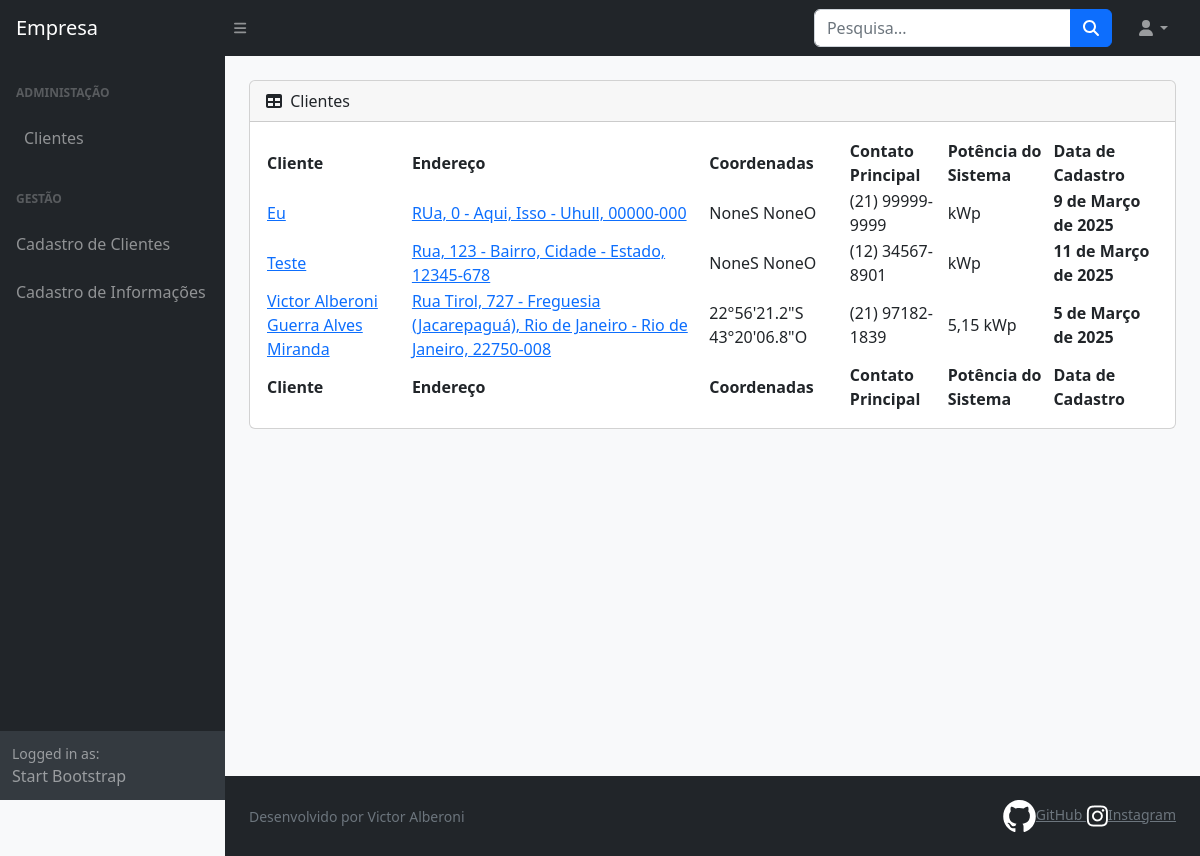
Screenshot of /clientes with the database file from the repository.
### clientes/models.py (models this page shows, shortened)
class Cliente(models.Model):
    TYPE = (
        ('PJ','Pessoa Jurídica'),
        ('PF','Pessoa Fisica')
        )
    name = models.CharField(max_length=100,null=False,blank=False,verbose_name='Cliente')
    doc = models.CharField(max_length=14,unique=True,verbose_name='CPF/CNPJ')
    type_pf_pj = models.CharField(max_length=2, choices=TYPE, null=False,blank=False, default='PF',verbose_name='Tipo de Cliente')
    email = models.EmailField(max_length=200,blank=False,null=False,verbose_name='Email')
    phone1 = models.CharField(max_length=11,null=False,blank=False,verbose_name='Contato 1')
    phone2 = models.CharField(max_length=11,null=True,blank=True,verbose_name='Contato 2')
    coord_s = models.CharField(default='', max_length=11, verbose_name='Coordenada Sul', null=True, blank=True)
    coord_w = models.CharField(default='', max_length=11, verbose_name='Coordenada Oeste', null=True, blank=True)
    street = models.CharField(max_length=100,blank=False,null=False,verbose_name='Logradouro',default='-')
    street_number = models.CharField(max_length=100,blank=False,null=False,verbose_name='Numero',default='-')
    city = models.CharField(max_length=100,blank=True,null=True,verbose_name='Cidade')
    state = models.CharField(max_length=100,blank=True,null=True,verbose_name='Estado')
    postal_code = models.CharField(max_length=8,blank=False,null=False,verbose_name='CEP',default='-')
    bairro = models.CharField(max_length=100,blank=True,null=True,verbose_name='Bairro')
    register_date = models.DateField(default=datetime.now,blank=False,verbose_name='Data de Cadastro')
    class Meta:
        verbose_name_plural='Clientes'
    def format_postal(self,number):
        if not number:
            return ''
        digits = ''.join(filter(str.isdigit,number))
        if len(digits) == 8:
            return format_html('{}-{}',digits[:5],digits[5:])
        return number
    def format_coord(self):
        return f'{self.coord_s}S {self.coord_w}O'
    def format_endereco(self):
        return f'{self.street}, {self.street_number} - {self.bairro}, {self.city} - {self.state}, {self.format_postal(self.postal_code)}'

### calculosolar/models.py (models this page shows, shortened)
class CalculoPotenciaGeracao(models.Model):
    cliente = models.ForeignKey(Cliente, on_delete=models.CASCADE)
    consumo = models.ForeignKey(CalculoSolar,on_delete=models.CASCADE, verbose_name='Consumo Base')
    irradi = models.ForeignKey(CalculoIrradianciaSolar,on_delete=models.CASCADE,verbose_name='Irradiação Solar')
    rendimento = models.IntegerField(default=100,null=False,blank=False,verbose_name='Eficiência do Sistema %')
    @property
    def calculogeracao(self):
        pger = ((self.consumo.media_consumo) + (self.consumo.soma_potencia_adicional))*1/(30*(self.irradi.media_irradiancia)*(self.rendimento/100))
        return pger
    class Meta:
        verbose_name = 'Potência de Geração Necessária '
        verbose_name_plural = 'Potências de Geração Necessárias'

class CalculoSolar(models.Model):
    cliente = models.ForeignKey(Cliente, on_delete=models.CASCADE)
    cons_jan = models.IntegerField(default=0,verbose_name='Consumo (kWh) Janeiro',null=False,blank=False)
    cons_fev = models.IntegerField(default=0,verbose_name='Consumo (kWh) Fevereiro',null=False,blank=False)
    cons_mar = models.IntegerField(default=0,verbose_name='Consumo (kWh) Março',null=False,blank=False)
    cons_abr = models.IntegerField(default=0,verbose_name='Consumo (kWh) Abril',null=False,blank=False)
    cons_mai = models.IntegerField(default=0,verbose_name='Consumo (kWh) Maio',null=False,blank=False)
    cons_jun = models.IntegerField(default=0,verbose_name='Consumo (kWh) Junho',null=False,blank=False)
    cons_jul = models.IntegerField(default=0,verbose_name='Consumo (kWh) Julho',null=False,blank=False)
    cons_ago = models.IntegerField(default=0,verbose_name='Consumo (kWh) Agosto',null=False,blank=False)
    cons_set = models.IntegerField(default=0,verbose_name='Consumo (kWh) Setembro',null=False,blank=False)
    cons_out = models.IntegerField(default=0,verbose_name='Consumo (kWh) Outubro',null=False,blank=False)
    cons_nov = models.IntegerField(default=0,verbose_name='Consumo (kWh) Novembro',null=False,blank=False)
    cons_dez = models.IntegerField(default=0,verbose_name='Consumo (kWh) Dezembro',null=False,blank=False)
    @property
    def soma_potencia_adicional(self):
        return sum(item.calculopotadicional for item in self.adicaopotenciakwhmes_set.all())
    @property
    def media_consumo(self):
        meses = [
            self.cons_jan,self.cons_fev,self.cons_mar,
            self.cons_abr,self.cons_mai,self.cons_jun,
            self.cons_jul,self.cons_ago,self.cons_set,
            self.cons_out,self.cons_nov,self.cons_dez
        ]
        return sum(meses)/12 if all(meses) else 0
    class Meta:
        verbose_name = 'Consumo Médio'
        verbose_name_plural = 'Consumos Médios'

class AdicaoPotenciaKWHMes(models.Model): #adiciona a potencia ao consumo médio
    cliente = models.ForeignKey(CalculoSolar,on_delete=models.CASCADE)
    equipamento = models.CharField(verbose_name='Equipamento',default='',null=True,blank=True,max_length=100)
    consumo = models.FloatField(verbose_name='Consumo (kWh/mes)',null=True,blank=True)
    horas = models.FloatField(verbose_name='Horas de Uso por dia',null=True,blank=True)
    minutos = models.FloatField(verbose_name='Minutos de Uso por dia',null=True,blank=True)
    dias = models.FloatField(verbose_name='Dias uso mês',null=True,blank=True)
    @property
    def calculopotadicional(self):
        if None in (self.consumo, self.dias):
            return 0
        elif self.horas == None:
            potadicional = self.consumo*(self.dias/30)*(self.minutos/60)
            return potadicional
        elif self.minutos == None:
            potadicional = self.consumo*(self.dias/30)*(self.horas)
            return potadicional
        else:
            potadicional = self.consumo*(self.dias/30)*(self.horas+(self.minutos/60))
            return potadicional
    class Meta:
        verbose_name = 'Adição de consumo por kWh/mes do equipamento'
        verbose_name_plural = 'Adições de consumo por kWh/mes dos equipamentos'

class CalculoIrradianciaSolar(models.Model):
    estado = models.CharField(default='',max_length=200,null=False,blank=False)
    cidade = models.CharField(default='',max_length=200,null=False,blank=False)
    bairro = models.CharField(default='',max_length=200,null=False,blank=False)
    irradi_jan = models.FloatField(default=0,verbose_name='Irradiancia Janeiro',null=False,blank=False)
    irradi_fev = models.FloatField(default=0,verbose_name='Irradiancia Fevereiro',null=False,blank=False)
    irradi_mar = models.FloatField(default=0,verbose_name='Irradiancia Março',null=False,blank=False)
    irradi_abr = models.FloatField(default=0,verbose_name='Irradiancia Abril',null=False,blank=False)
    irradi_mai = models.FloatField(default=0,verbose_name='Irradiancia Maio',null=False,blank=False)
    irradi_jun = models.FloatField(default=0,verbose_name='Irradiancia Junho',null=False,blank=False)
    irradi_jul = models.FloatField(default=0,verbose_name='Irradiancia Julho',null=False,blank=False)
    irradi_ago = models.FloatField(default=0,verbose_name='Irradiancia Agosto',null=False,blank=False)
    irradi_set = models.FloatField(default=0,verbose_name='Irradiancia Setembro',null=False,blank=False)
    irradi_out = models.FloatField(default=0,verbose_name='Irradiancia Outubro',null=False,blank=False)
    irradi_nov = models.FloatField(default=0,verbose_name='Irradiancia Novembro',null=False,blank=False)
    irradi_dez = models.FloatField(default=0,verbose_name='Irradiancia Dezembro',null=False,blank=False)
    @property
    def media_irradiancia(self):
        meses = [
            self.irradi_jan,self.irradi_fev,self.irradi_mar,
            self.irradi_abr,self.irradi_mai,self.irradi_jun,
            self.irradi_jul,self.irradi_ago,self.irradi_set,
            self.irradi_out,self.irradi_nov,self.irradi_dez
        ]
        return sum(meses)/12 if all(meses) else 0
    class Meta:
        verbose_name = 'Irradiancia Média'
        verbose_name_plural = 'Irradiancias Médias'

### clientes/views.py (the view)
# urls.py: path('clientes',clientes,name='clientes'),
def clientes(request):
    clientes = Cliente.objects.order_by('name')
    pger = {
        calculo.cliente_id: calculo for calculo in CalculoPotenciaGeracao.objects.select_related('cliente')
    }
    return render(request,'clientes/clientes.html',{'cards':clientes,'pger':pger})

### clientes/templatetags/phone_format.py (called while the page is built)
@register.filter
def format_phone(phone):
    phone_str = str(phone)
    if len(phone_str) == 11:
        return f"({phone_str[:2]}) {phone_str[2:7]}-{phone_str[7:]}"
    elif len(phone_str) == 10:
        return f"({phone_str[:2]}) {phone_str[2:6]}-{phone_str[6:]}"
    return phone_str

@register.filter
def get_item(dictionary, key):
    return dictionary.get(key)

### templates/clientes/clientes.html
{% extends 'shared/base.html' %}
{% load static %}
{% load phone_format %}
{% block content %}
<head>
</head>
<div class="card mb-4">
    <div class="card-header">
        <i class="fas fa-table me-1"></i>
        Clientes
    </div>
    <div class="card-body">
        <table id="datatablesSimple">
            <thead>
                <tr>
                    <th>Cliente</th>
                    <th>Endereço</th>
                    <th>Coordenadas</th>
                    <th>Contato Principal</th>
                    <th>Potência do Sistema</th>
                    <th>Data de Cadastro</th>
                </tr>
            </thead>
            <tfoot>
                <tr>
                    <th>Cliente</th>
                    <th>Endereço</th>
                    <th>Coordenadas</th>
                    <th>Contato Principal</th>
                    <th>Potência do Sistema</th>
                    <th>Data de Cadastro</th>
                </tr>
            </tfoot>
            <tbody>
                {% if cards %}
                {% for cliente in cards %}
                <tr>
                    <td><a href="{% url 'cliente' cliente.id %}">{{ cliente.name }}</a></td>
                    <td><a href="{% url 'cliente' cliente.id %}">{{ cliente.format_endereco }}</a></td>
                    <td>{{ cliente.format_coord }}</td>
                    <td>{{ cliente.phone1|format_phone }}</td>
                    {% if pger %}
                    {% with pot=pger|get_item:cliente.id %}
                    <td>{{ pot.calculogeracao|floatformat:2 }} kWp</td>
                    {% endwith %}
                    {% else %}
                    <td> - kWp</td>
                    {% endif %}
                    <th>{{ cliente.register_date }}</th>
                </tr>
                {%endfor%}
                {%endif%}
            </tbody>
        </table>
    </div>
</div>
{% endblock %}

### templates/shared/base.html (shortened to what this page needs)
{% load static %}
<!DOCTYPE html>
<html lang="pt-br">
<head>
    <link href="https://cdn.jsdelivr.net/npm/bootstrap@5.3.0/dist/css/bootstrap.min.css" rel="stylesheet">
    <link href="https://cdn.jsdelivr.net/npm/simple-datatables@7.1.2/dist/style.min.css" rel="stylesheet">
    <link rel="stylesheet" href="{% static 'styles/style.css' %}">
</head>
<body class="sb-nav-fixed bg-light">
    {% include 'partial/_header.html' %}
    <div id="layoutSidenav">
        {% include 'partial/_sidebar.html' %}
        <div id="layoutSidenav_content">
            <main>
                <div class="container-fluid px-4 py-4">
                    {% block content %}{% endblock %}
                </div>
            </main>
            {% include 'partial/_footer.html' %}
        </div>
    </div>
</body>
</html>

### templates/partial/_header.html (shortened to what this page needs)
{% load static %}
<nav class="sb-topnav navbar navbar-expand navbar-dark bg-dark">
    <a class="navbar-brand ps-3" href="index.html">Empresa</a>
    <button class="btn btn-link btn-sm order-1 order-lg-0 me-4 me-lg-0" id="sidebarToggle" href="#!"><i class="fas fa-bars"></i></button>
    <form class="d-none d-md-inline-block form-inline ms-auto me-0 me-md-3 my-2 my-md-0">
        <div class="input-group">
            <input class="form-control" type="text" placeholder="Pesquisa..." aria-label="Search for..." aria-describedby="btnNavbarSearch" />
            <button class="btn btn-primary" id="btnNavbarSearch" type="button"><i class="fas fa-search"></i></button>
        </div>
    </form>
    <ul class="navbar-nav ms-auto ms-md-0 me-3 me-lg-4">
        <li class="nav-item dropdown">
            <a class="nav-link dropdown-toggle" id="navbarDropdown" href="#" role="button" data-bs-toggle="dropdown" aria-expanded="false"><i class="fas fa-user fa-fw"></i></a>
        </li>
    </ul>
</nav>

### templates/partial/_sidebar.html (shortened to what this page needs)
{% load static %}
<div id="layoutSidenav_nav">
    <nav class="sb-sidenav accordion sb-sidenav-dark" id="sidenavAccordion">
        <div class="sb-sidenav-menu">
            <div class="nav">
                <div class="sb-sidenav-menu-heading">Administação</div>
                <a class="nav-link" href="{% url 'clientes' %}">
                    Clientes
                </a>
                <div class="sb-sidenav-menu-heading">Gestão</div>
                <a class="nav-link" href="{% url 'cadastro_cliente' %}">Cadastro de Clientes </a>
                <a class="nav-link" href="{% url 'cadastro_consumo' %}">Cadastro de Informações</a>
            </div>
        </div>
        <div class="sb-sidenav-footer">
            <div class="small">Logged in as:</div>
            Start Bootstrap
        </div>
    </nav>
</div>

### templates/partial/_footer.html
{% load static %}
<footer class="py-4 bg-dark mt-auto">
    <div class="container-fluid px-4">
        <div class="d-flex align-items-center justify-content-between small">
            <div class="text-muted">Desenvolvido por Victor Alberoni</div>
            <div>
                <a href="https://github.com/Alberoni1" target="_blank" class="link-secondary">
                    <img src="{% static 'assets/ícones/1x/github.svg'%}" alt="ícone github">GitHub
                </a>
                <a href="https://instagram.com/victoralberoni" target="_blank" class="link-secondary">
                    <img src="{% static 'assets/ícones/1x/instagram.png'%}" alt="ícone instagram">Instagram
                </a>
            </div>
        </div>
    </div>
</footer>

### rows the page displays
Cliente: name "Eu", format_endereco "RUa, 0 - Aqui, Isso - Uhull, 00000-000", format_coord "NoneS NoneO", phone1 "(21) 99999-9999", register_date "9 de Março de 2025"
Cliente: name "Teste", format_endereco "Rua, 123 - Bairro, Cidade - Estado, 12345-678", format_coord "NoneS NoneO", phone1 "(12) 34567-8901", register_date "11 de Março de 2025"
Cliente: name "Victor Alberoni Guerra Alves Miranda", format_endereco "Rua Tirol, 727 - Freguesia (Jacarepaguá), Rio de Janeiro - Rio de Janeiro, 22750-008", format_coord "22°56'21.2\"S 43°20'06.8\"O", phone1 "(21) 97182-1839", register_date "5 de Março de 2025"
CalculoPotenciaGeracao: calculogeracao "5,15"
